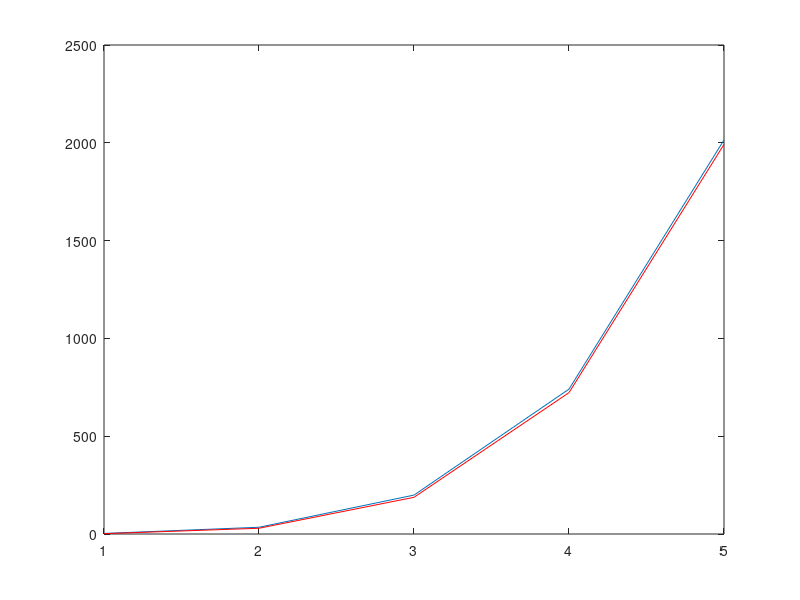

Write the MATLAB code that produced this figure.
% // TI File $Revision: /main/3 $
% // Checkin $Date: November 1, 2010   13:05:07 $
% // =====================================================================================
% //  This software is licensed for use with Texas Instruments C28x
% //  family DSCs.  This license was provided to you prior to installing
% //  the software.  You may review this license by consulting a copy of
% //  the agreement in the doc directory of this library.
% //======================================================================================
% //
% // 	FILE:    FixedPointIIR16.m
% //
% // 	TITLE:   DSP2833x Device Fixed Point 16 Bit IIR Test Program   
% //
% //
% // 	ASSUMPTIONS:
% //
% //   	This matlab code is reference code for debugging FixedPoint DSP library
% //    function IIR32_calc and example project 2833x_FixedPoint_IIR16. 
% //
% //
% //   
% //    Watch Variables:
% //
% //      x_raw_sig         Input signal (float)
% //      x_Q15             Input signal (Q15)
% //      B,A               IIR filter coefficients array b,a
% //      filter_out_Q15    Filtered result using standard MATLAB filter function
% //                        filer. It is used as reference to compare with
% //                        the fixed point result. (Q15)
% //      x_output_final    Output data by fixed point algorithm (Q15). 
% //
% //######################################################################################
% // $TI Release: C28x Fixed-Point DSP Library v1.10 $
% // $Release Date: November 1, 2011 $
% // $Copyright: $
% //######################################################################################

clear all
close all

disp('==============================================================');
disp('input signal is stored as Q16 format');
disp('==============================================================');
disp('this is Matlab version of IIR16 code');
disp('The result is stored in array x_output_final in Q15 format');
disp('The signal is stored in array x_raw_sig');
disp('The fixed point input signal is stored in x_Q15 in Q15 format');
disp('==============================================================');

MAX_TAPS=5;

RadStep = 0.1963495408494;

N=input('Please enter signal length N =');
halfSize=N-1;

Rad=[0:RadStep:(halfSize)*RadStep];

Rx=sin(Rad)+cos(Rad*2.3567);
Ix=0*(cos(Rad*8.345) + sin(Rad*5.789));

x=Rx+j*Ix;
x_raw_sig=x/2;

x_Q15=2^15*x/2;

B=[      0.000176614401432267
       0.00123630081002587
       0.00370890243007761
       0.00618150405012935
       0.00618150405012935
       0.00370890243007761
       0.00123630081002587
      0.000176614401432267];

A=[                         1
         -3.84708594662977
          6.78600477287384
         -6.96288772960265
          4.44516236478943
         -1.75415688503484
          0.39441771610976
       -0.0388476491224433];
   
 A=A';B=B';
 
 filter_out_Q15=filter(B,A,x_Q15);

% good
 isos=[         307         307           0        8192       -3794           0
         668        1335         668        8192       -7894        2159
         541        1082         541        8192       -8904        3483
       13364       26729       13364        8192      -10923        6131];

%  isos=[         2456         2456           0        8192       -7587           0
%          1329        2658         1329        8192       -15789        4319
%          1032        2064         1032        8192       -17808        6967
%        7039       14079       7039        8192      -21846        12261];

% isos=[15468       30936       15468       16384       10598        4039];

isf=4398;
nbiq=4;
qfmat=13;
 
d=zeros(nbiq,3);
taps=3;

for k=1:length(x_Q15)
    
    accum=floor(x_Q15(k)*isf);
    
    for j=1:nbiq

        b_temp=isos(j,1:3);
        a_temp=isos(j,4:6);
        
        for ii=2:taps
            accum=accum-floor(a_temp(ii)*d(j,ii));
        end
        
%         d(j,1)=accum*2^3/2^16;
        d(j,1)=floor(accum/2^qfmat);
        
        accum1=0;
        
        for ii=1:taps
            accum1=accum1+floor(b_temp(ii)*d(j,ii));
        end
        
        for ii=(taps-2+1):-1:1
            d(j,ii+1)=d(j,ii);
        end
        
        accum=floor(accum1);
    
    end
    
    x_no_scale_biq_fixed(k)=(accum1)/2^qfmat;      % direct I form high order implementation output
    
end
   
figure(1)
plot(filter_out_Q15)
peak1=max(filter_out_Q15);
hold on
peak2=max(x_no_scale_biq_fixed);
plot(x_no_scale_biq_fixed,'r')

x_output_final=floor(x_no_scale_biq_fixed/2);













